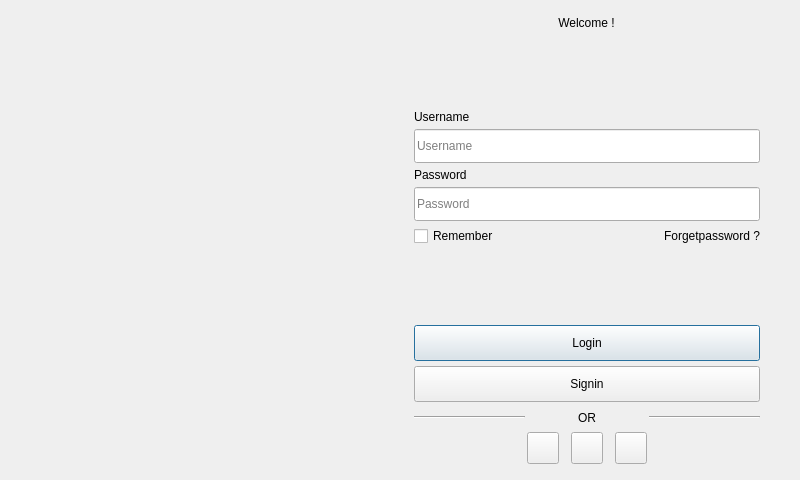
<?xml version="1.0" encoding="UTF-8"?>
<ui version="4.0">
 <class>LoginPage</class>
 <widget class="QWidget" name="LoginPage">
  <property name="geometry">
   <rect>
    <x>0</x>
    <y>0</y>
    <width>800</width>
    <height>480</height>
   </rect>
  </property>
  <layout class="QVBoxLayout" name="mainPageLayout">
   <property name="spacing">
    <number>0</number>
   </property>
   <property name="leftMargin">
    <number>0</number>
   </property>
   <property name="topMargin">
    <number>0</number>
   </property>
   <property name="rightMargin">
    <number>0</number>
   </property>
   <property name="bottomMargin">
    <number>0</number>
   </property>
   <item>
    <widget class="QFrame" name="loginRootFrame">
     <layout class="QHBoxLayout" name="contentLayout">
      <property name="spacing">
       <number>16</number>
      </property>
      <property name="leftMargin">
       <number>24</number>
      </property>
      <property name="topMargin">
       <number>12</number>
      </property>
      <property name="rightMargin">
       <number>28</number>
      </property>
      <property name="bottomMargin">
       <number>12</number>
      </property>
      <item>
       <widget class="QFrame" name="heroFrame">
        <property name="minimumSize">
         <size>
          <width>320</width>
          <height>0</height>
         </size>
        </property>
        <layout class="QVBoxLayout" name="heroLayout">
         <property name="spacing">
          <number>0</number>
         </property>
         <property name="leftMargin">
          <number>0</number>
         </property>
         <property name="topMargin">
          <number>0</number>
         </property>
         <property name="rightMargin">
          <number>0</number>
         </property>
         <property name="bottomMargin">
          <number>0</number>
         </property>
         <item alignment="Qt::AlignCenter">
          <widget class="QLabel" name="heroImageLabel">
           <property name="minimumSize">
            <size>
             <width>280</width>
             <height>340</height>
            </size>
           </property>
           <property name="maximumSize">
            <size>
             <width>320</width>
             <height>380</height>
            </size>
           </property>
           <property name="pixmap">
            <pixmap resource="../../resources/resources.qrc">:/images/login_hero.png</pixmap>
           </property>
           <property name="scaledContents">
            <bool>true</bool>
           </property>
           <property name="alignment">
            <set>Qt::AlignCenter</set>
           </property>
          </widget>
         </item>
        </layout>
       </widget>
      </item>
      <item>
       <widget class="QFrame" name="loginFormCard">
        <property name="minimumSize">
         <size>
          <width>340</width>
          <height>0</height>
         </size>
        </property>
        <property name="maximumSize">
         <size>
          <width>370</width>
          <height>16777215</height>
         </size>
        </property>
        <layout class="QVBoxLayout" name="formLayout">
         <property name="spacing">
          <number>5</number>
         </property>
         <property name="leftMargin">
          <number>12</number>
         </property>
         <property name="topMargin">
          <number>4</number>
         </property>
         <property name="rightMargin">
          <number>12</number>
         </property>
         <property name="bottomMargin">
          <number>4</number>
         </property>
         <item alignment="Qt::AlignHCenter">
          <widget class="QLabel" name="welcomeTitle">
           <property name="text">
            <string>Welcome !</string>
           </property>
           <property name="alignment">
            <set>Qt::AlignCenter</set>
           </property>
          </widget>
         </item>
         <item>
          <spacer name="titleGap">
           <property name="orientation">
            <enum>Qt::Vertical</enum>
           </property>
           <property name="sizeHint" stdset="0">
            <size>
             <width>20</width>
             <height>4</height>
            </size>
           </property>
          </spacer>
         </item>
         <item>
          <widget class="QLabel" name="usernameLabel">
           <property name="text">
            <string>Username</string>
           </property>
          </widget>
         </item>
         <item>
          <widget class="QLineEdit" name="usernameEdit">
           <property name="minimumSize">
            <size>
             <width>0</width>
             <height>34</height>
            </size>
           </property>
           <property name="placeholderText">
            <string>Username</string>
           </property>
           <property name="clearButtonEnabled">
            <bool>true</bool>
           </property>
          </widget>
         </item>
         <item>
          <widget class="QLabel" name="passwordLabel">
           <property name="text">
            <string>Password</string>
           </property>
          </widget>
         </item>
         <item>
          <widget class="QLineEdit" name="passwordEdit">
           <property name="minimumSize">
            <size>
             <width>0</width>
             <height>34</height>
            </size>
           </property>
           <property name="placeholderText">
            <string>Password</string>
           </property>
           <property name="echoMode">
            <enum>QLineEdit::Password</enum>
           </property>
          </widget>
         </item>
         <item>
          <layout class="QHBoxLayout" name="forgotLayout">
           <property name="spacing">
            <number>0</number>
           </property>
           <item>
            <widget class="QCheckBox" name="rememberAccountCheckBox">
             <property name="text">
              <string>Remember</string>
             </property>
            </widget>
           </item>
           <item>
            <spacer name="forgotSpacer">
             <property name="orientation">
              <enum>Qt::Horizontal</enum>
             </property>
             <property name="sizeHint" stdset="0">
              <size>
               <width>40</width>
               <height>20</height>
              </size>
             </property>
            </spacer>
           </item>
           <item>
            <widget class="QLabel" name="forgetPasswordLabel">
             <property name="cursor">
              <cursorShape>PointingHandCursor</cursorShape>
             </property>
             <property name="text">
              <string>Forgetpassword ?</string>
             </property>
             <property name="alignment">
              <set>Qt::AlignRight|Qt::AlignTrailing|Qt::AlignVCenter</set>
             </property>
            </widget>
           </item>
          </layout>
         </item>
         <item>
          <spacer name="btnGap">
           <property name="orientation">
            <enum>Qt::Vertical</enum>
           </property>
           <property name="sizeHint" stdset="0">
            <size>
             <width>20</width>
             <height>4</height>
            </size>
           </property>
          </spacer>
         </item>
         <item>
          <widget class="QPushButton" name="loginButton">
           <property name="minimumSize">
            <size>
             <width>0</width>
             <height>36</height>
            </size>
           </property>
           <property name="cursor">
            <cursorShape>PointingHandCursor</cursorShape>
           </property>
           <property name="text">
            <string>Login</string>
           </property>
           <property name="default">
            <bool>true</bool>
           </property>
          </widget>
         </item>
         <item>
          <widget class="QPushButton" name="signinButton">
           <property name="minimumSize">
            <size>
             <width>0</width>
             <height>36</height>
            </size>
           </property>
           <property name="cursor">
            <cursorShape>PointingHandCursor</cursorShape>
           </property>
           <property name="text">
            <string>Signin</string>
           </property>
          </widget>
         </item>
         <item>
          <layout class="QHBoxLayout" name="orLayout">
           <property name="spacing">
            <number>6</number>
           </property>
           <property name="topMargin">
            <number>4</number>
           </property>
           <property name="bottomMargin">
            <number>2</number>
           </property>
           <item>
            <widget class="QFrame" name="leftOrLine">
             <property name="frameShape">
              <enum>QFrame::HLine</enum>
             </property>
             <property name="frameShadow">
              <enum>QFrame::Sunken</enum>
             </property>
            </widget>
           </item>
           <item>
            <widget class="QLabel" name="orLabel">
             <property name="text">
              <string>OR</string>
             </property>
             <property name="alignment">
              <set>Qt::AlignCenter</set>
             </property>
            </widget>
           </item>
           <item>
            <widget class="QFrame" name="rightOrLine">
             <property name="frameShape">
              <enum>QFrame::HLine</enum>
             </property>
             <property name="frameShadow">
              <enum>QFrame::Sunken</enum>
             </property>
            </widget>
           </item>
          </layout>
         </item>
         <item>
          <layout class="QHBoxLayout" name="socialLayout">
           <property name="spacing">
            <number>12</number>
           </property>
           <item>
            <spacer name="socialLeftSpacer">
             <property name="orientation">
              <enum>Qt::Horizontal</enum>
             </property>
             <property name="sizeHint" stdset="0">
              <size>
               <width>40</width>
               <height>20</height>
              </size>
             </property>
            </spacer>
           </item>
           <item>
            <widget class="QPushButton" name="googleBtn">
             <property name="minimumSize">
              <size>
               <width>32</width>
               <height>32</height>
              </size>
             </property>
             <property name="maximumSize">
              <size>
               <width>32</width>
               <height>32</height>
              </size>
             </property>
             <property name="cursor">
              <cursorShape>PointingHandCursor</cursorShape>
             </property>
             <property name="icon">
              <iconset resource="../../resources/resources.qrc">
               <normaloff>:/images/google_icon.png</normaloff>:/images/google_icon.png</iconset>
             </property>
             <property name="iconSize">
              <size>
               <width>26</width>
               <height>26</height>
              </size>
             </property>
            </widget>
           </item>
           <item>
            <widget class="QPushButton" name="fbBtn">
             <property name="minimumSize">
              <size>
               <width>32</width>
               <height>32</height>
              </size>
             </property>
             <property name="maximumSize">
              <size>
               <width>32</width>
               <height>32</height>
              </size>
             </property>
             <property name="cursor">
              <cursorShape>PointingHandCursor</cursorShape>
             </property>
             <property name="icon">
              <iconset resource="../../resources/resources.qrc">
               <normaloff>:/images/fb_icon.png</normaloff>:/images/fb_icon.png</iconset>
             </property>
             <property name="iconSize">
              <size>
               <width>26</width>
               <height>26</height>
              </size>
             </property>
            </widget>
           </item>
           <item>
            <widget class="QPushButton" name="xBtn">
             <property name="minimumSize">
              <size>
               <width>32</width>
               <height>32</height>
              </size>
             </property>
             <property name="maximumSize">
              <size>
               <width>32</width>
               <height>32</height>
              </size>
             </property>
             <property name="cursor">
              <cursorShape>PointingHandCursor</cursorShape>
             </property>
             <property name="icon">
              <iconset resource="../../resources/resources.qrc">
               <normaloff>:/images/x_icon.png</normaloff>:/images/x_icon.png</iconset>
             </property>
             <property name="iconSize">
              <size>
               <width>26</width>
               <height>26</height>
              </size>
             </property>
            </widget>
           </item>
           <item>
            <spacer name="socialRightSpacer">
             <property name="orientation">
              <enum>Qt::Horizontal</enum>
             </property>
             <property name="sizeHint" stdset="0">
              <size>
               <width>40</width>
               <height>20</height>
              </size>
             </property>
            </spacer>
           </item>
          </layout>
         </item>
        </layout>
       </widget>
      </item>
     </layout>
    </widget>
   </item>
  </layout>
 </widget>
 <resources>
  <include location="../../resources/resources.qrc"/>
 </resources>
 <connections/>
</ui>
